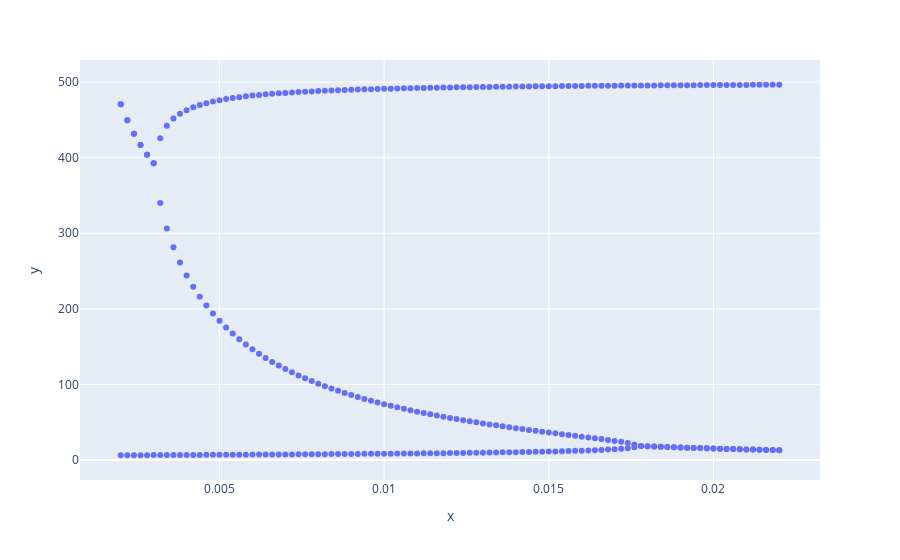

Notebook code cell kept with this figure:
### Code cell
fig = px.scatter(x=mul, y=ys)#, color='species', size='petal_length')
fig.show()

### Figure 1 — Plotly figure (JSON) as saved in the notebook; plotly's stock layout.template omitted (floating-point values rounded to 4 significant figures; data arrays with more than 128 entries replaced by an {"elided": "..."} marker saying what was removed)
{"data": [{"hovertemplate": "x=%{x}<br>y=%{y}<extra></extra>", "legendgroup": "", "marker": {"color": "#636efa", "symbol": "circle"}, "mode": "markers", "name": "", "orientation": "v", "showlegend": false, "type": "scatter", "x": {"elided": "303 float values"}, "xaxis": "x", "y": {"elided": "303 float values"}, "yaxis": "y"}], "layout": {"autosize": true, "legend": {"tracegroupgap": 0}, "margin": {"t": 60}, "xaxis": {"anchor": "y", "autorange": true, "domain": [0, 1], "range": [0.0007404, 0.02326], "showspikes": false, "title": {"text": "x"}, "type": "linear"}, "yaxis": {"anchor": "x", "autorange": true, "domain": [0, 1], "range": [-31.58, 534.3], "showspikes": false, "title": {"text": "y"}, "type": "linear"}}}
